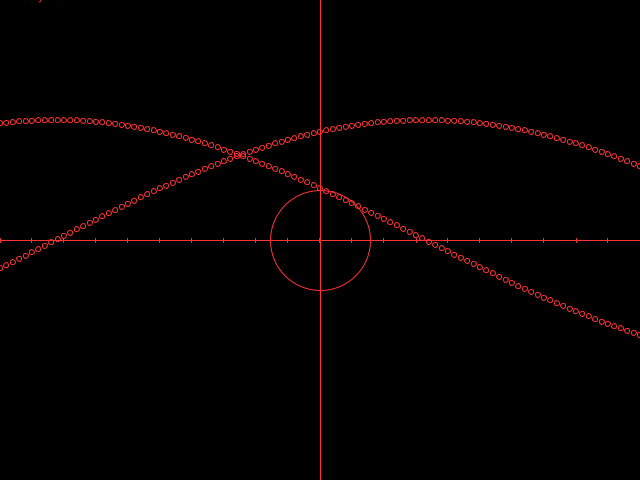
Frame 1 (no input)
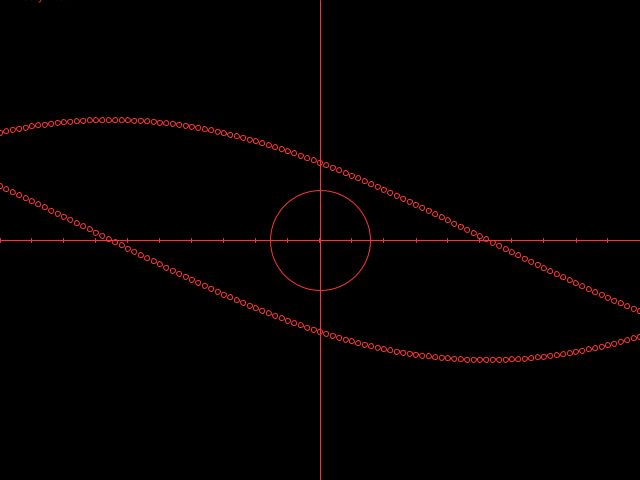
Frame 60 (the mouse pressed at the canvas centre just before this capture)
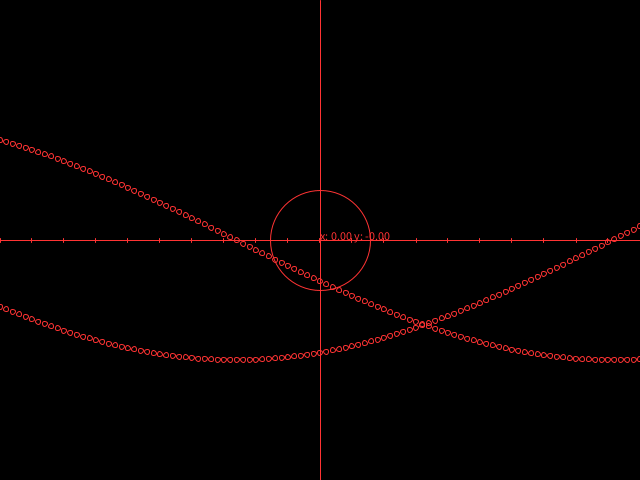
Frame 120 (the mouse held since frame 60 and released just before this capture)

The Processing sketch that drew these frames (run headless with seeded random() and noise(); from frame 60 on, the mouse is pressed at the canvas centre):

// Processing sketch: CoordinateSystem
// ── CoordinateSystem.pde
/*

This sketch is for creating an plotting shapes within a cartesian space onto the screen space.

It makes drawing graphs such as sin more intuitive instead of having to worry about aspect ratio etc etc.

*/



void setup() {

  size(640, 480);
  frameRate(60);

  background(#ffaaaa);
  stroke(#000000);
  noFill();
  
  println("Aspect ratio is: " + (1.0*width/float(height)));

}

// from coordinate/uv space to screen space
PVector toScreen(PVector vec) {
  float x = vec.x;
  float y = vec.y;
  float aspect = float(width)/float(height);

  y = ((y*-1.0)/2+0.5)*height;

  x = x/aspect;
  x = (x/2.0)+0.5;
  x = x*width;
  return new PVector(x, y);
}

// From screen/pixel space to coordinate space
PVector toUV(PVector vec) {
  float x = vec.x;
  float y = vec.y;
  float aspect = float(width)/float(height);

  y = y/height;
  y = (y-0.5)*2.0;
  y = y * -1.0;

  x = (x / width);
  x = (x-0.5)*2.0;
  x = x*aspect;

  return new PVector(x, y);
}

void drawGrid() {
  int tickSize = 2;

  PVector minPos = toUV(new PVector(0,0));
  PVector maxPos = toUV(new PVector(width, height));
  
  float ytick = (maxPos.y-minPos.y)/20;
  float xtick = (maxPos.x-minPos.x)/20;
  
  for (float x = minPos.x; x <= maxPos.x; x+= xtick) {
    PVector tickPos = toScreen(new PVector(x, 0));
    line(tickPos.x,tickPos.y-tickSize, tickPos.x, tickPos.y+tickSize);
  }
  
  for (float y = minPos.y; y <= maxPos.y; y+= ytick) {
    PVector tickPos = toScreen(new PVector(0, y));
    line(tickPos.x-tickSize, tickPos.y, tickPos.x+tickSize, tickPos.y);
  }
  
  
  line(0,height/2, width, height/2);
  line(width/2, 0, width/2, height);
}

void draw() {

  background(#000000);
  stroke(#ff3333);
  drawGrid();
  
  PVector uvPos = toUV(new PVector(mouseX, mouseY));
  fill(#ff3333);
  text(String.format("x: %.2f y: %.2f", uvPos.x, uvPos.y), mouseX, mouseY);
  
  noFill();
  PVector pos = toScreen(new PVector(0, 0));
  ellipse(pos.x, pos.y, 100, 100);
  
  PVector minPos = toUV(new PVector(0,0));
  PVector maxPos = toUV(new PVector(width, height));
  float xtick = (maxPos.x-minPos.x)/100;
  
  for (float x = minPos.x; x <= maxPos.x; x += xtick) {
    PVector coords = toScreen(new PVector(x, 0.5*sin(x+millis()/1000.0)));
    //fill(#0000ff);
    ellipse(coords.x, coords.y, 5,5);
    coords = toScreen(new PVector(x, 0.5*cos(x+millis()/1000.0)));
    //fill(#ff0000);
    ellipse(coords.x, coords.y, 5,5);
  }
  
}
